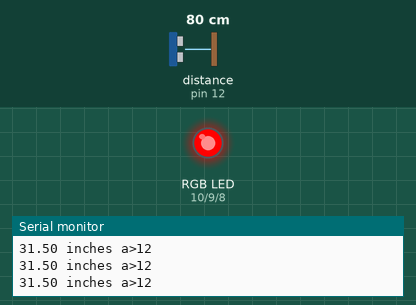
The sketch below on a simulated Arduino Uno, built with avr-gcc and run on an emulated ATmega328P. Shown: an RGB LED mixed from three pins (HIGH = lit), the last lines printed to the serial monitor. The test bench sets the inputs (shaded band); at power-on: distance to the obstacle (sensor on pin 12) 80 cm. The echo pulse lasts 58.3 µs per cm.

Above: at 2.2 s.
2.3 s: distance to the obstacle (sensor on pin 12) set to 34 cm
3.8 s: distance to the obstacle (sensor on pin 12) set to 27 cm
At 4.4 s:
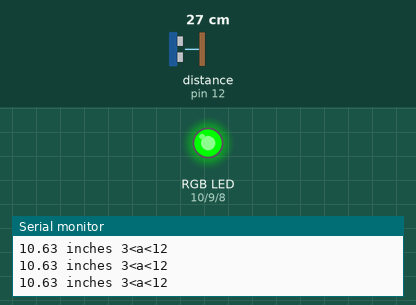
5.4 s: distance to the obstacle (sensor on pin 12) set to 9 cm
8.4 s: distance to the obstacle (sensor on pin 12) set to 6 cm
At 9.2 s:
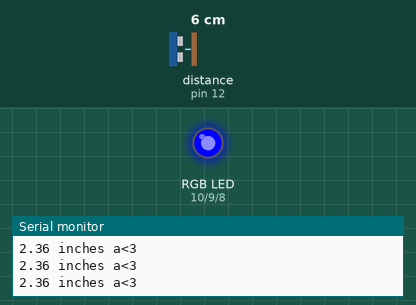
10.0 s: distance to the obstacle (sensor on pin 12) set to 18 cm
At 11.3 s:
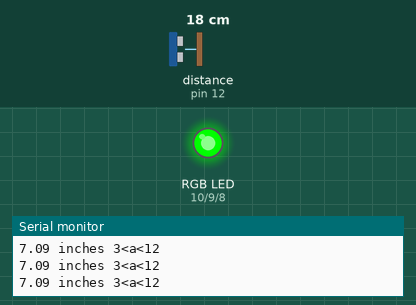
11.6 s: distance to the obstacle (sensor on pin 12) set to 2 cm
At 13.1 s:
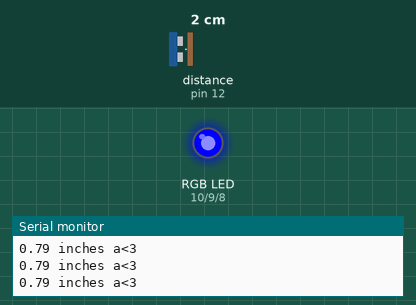
Timing chart, 0 to 14.2 s (numbered marks = the images above; inputs shaded):
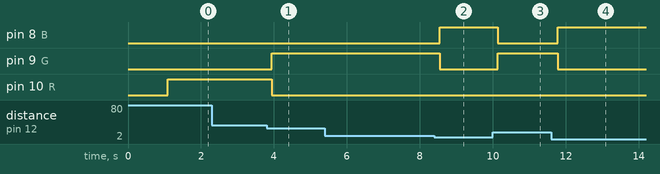

Measured:
- the behaviour switches between 31 and 30 cm on distance to the obstacle (sensor on pin 12) (found by bisection; images 0 and 1)
- the behaviour switches between 8 and 7 cm on distance to the obstacle (sensor on pin 12) (found by bisection; images 1 and 2)
- after the input at 3.8 s, pin 9 (G): LOW → HIGH after 0.14 s; pin 10 (R): HIGH → LOW after 0.14 s
- after the input at 8.4 s, pin 8 (B): LOW → HIGH after 0.14 s; pin 9 (G): HIGH → LOW after 0.14 s
- after the input at 10.0 s, pin 8 (B): HIGH → LOW after 0.14 s; pin 9 (G): LOW → HIGH after 0.14 s
- after the input at 11.6 s, pin 8 (B): LOW → HIGH after 0.18 s; pin 9 (G): HIGH → LOW after 0.18 s

The sketch:

RGB_LED_and_Ultrasonic_Range_Sensor.ino
```cpp
//RGB LED + 3 x 220 Ohm Resistors + HC SRO Ultrasonic Range finder
//Displays Red light for distances 12" and over
//Displays Green light for distances 3"-12"
//Displays Blue light for distances less than 3"


#include "SR04.h"
#define TRIG_PIN 12
#define ECHO_PIN 11
SR04 sr04 = SR04(ECHO_PIN,TRIG_PIN);
float a;
int dly=25;

int B=8;
int G=9;
int R=10;

void setup() {
   Serial.begin(9600);
   delay(1000);
   pinMode(B, OUTPUT);
   pinMode(G, OUTPUT);
   pinMode(R, OUTPUT);

}

void loop() {

   a=sr04.Distance()/2.54;


while (a<=3) {

   a=sr04.Distance()/2.54;

   Serial.print(a);
   Serial.println(" inches a<3");
   delay(dly);

  digitalWrite (B, HIGH);
  digitalWrite (G, LOW);
  digitalWrite (R, LOW);
} //ends "if"

while (a>3 && a<=12) {

   a=sr04.Distance()/2.54;

   Serial.print(a);
   Serial.println(" inches 3<a<12");
   delay(dly);

  digitalWrite (B, LOW);
  digitalWrite (G, HIGH);
  digitalWrite (R, LOW);
}//ends "if"

while (a>12) {

   a=sr04.Distance()/2.54;

   Serial.print(a);
   Serial.println(" inches a>12");
   delay(dly);

  digitalWrite (B, LOW);
  digitalWrite (G, LOW);
  digitalWrite (R, HIGH);
}//ends "if"

}
```
